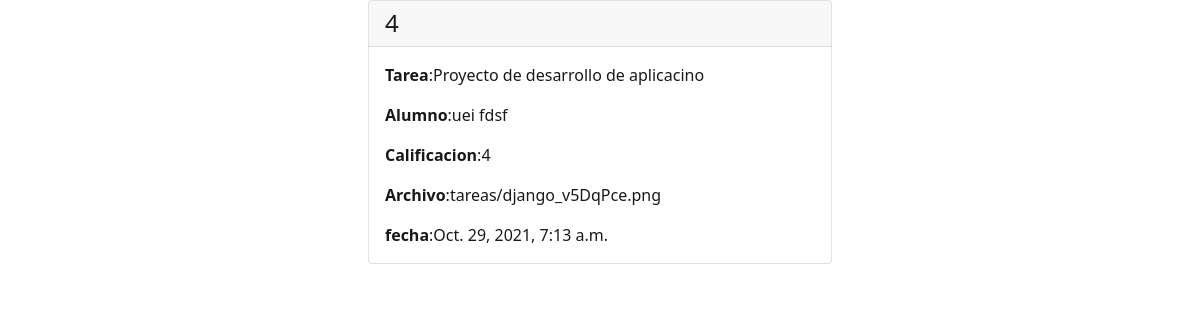
The app's page /detalle/4, older data.
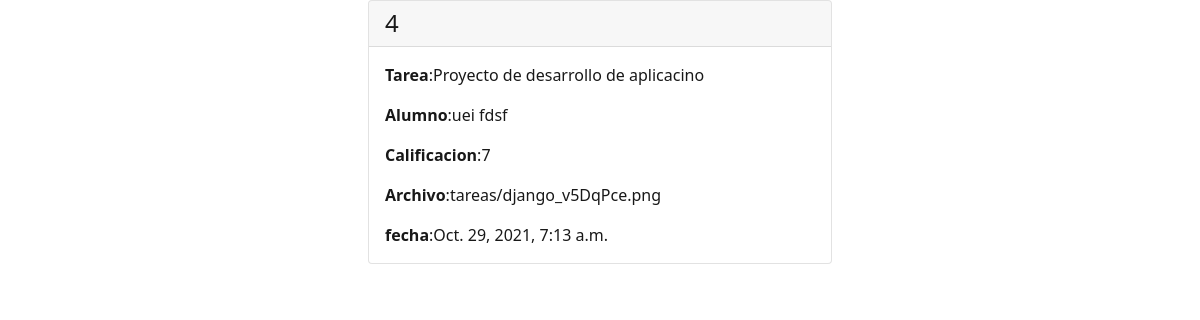
The same page, newer data.
### sistema_calificacion/models.py (models this page shows, shortened)
class EntregaTareas(models.Model):
    codigo_tarea = models.BigAutoField(primary_key=True)
    tarea = models.ForeignKey(Tareas, on_delete=models.CASCADE, default=1)
    alumno = models.ForeignKey(UserApp, on_delete=models.CASCADE, default=4)
    calificacion = models.IntegerField(default=0)
    archivo_asociado = models.FileField(upload_to='./tareas')
    fecha_de_subida = models.DateTimeField(null=True)

class Tareas(models.Model):
    id_tarea = models.BigAutoField(primary_key=True,null=False, blank=False)
    title = models.CharField(max_length=50, null=False, blank=True)
    description = models.CharField(max_length=500, null=False, blank=True)
    curso = models.ForeignKey(Curso, on_delete=models.CASCADE, default=0)
    valor = models.IntegerField(default=0)
    fecha_de_entrega = models.DateTimeField()
    def __str__(self):
        return self.title

class UserApp(models.Model):
    id_userApp = models.OneToOneField(User, on_delete=models.CASCADE)
    rol_teacher = models.ForeignKey(Roles, on_delete=models.CASCADE, default=4)
    parent_email = models.EmailField()
    def __str__(self):
        return f'{self.id_userApp.first_name} {self.id_userApp.last_name}'

### sistema_calificacion/views.py (the view)
# urls.py: path('detalle/<int:pk>',DetailViewEntrega.as_view(),name='detail'),
class DetailViewEntrega(DetailView):
    model = EntregaTareas
    template_name = 'detalle.html'

### sistema_calificacion/Templates/detalle.html (shortened to what this page needs)
{% extends "base.html" %}
{%block content%}
{% load static %}
<div class="card text-black mb-3 mx-auto" style="width: 29rem;opacity:0.9">
    <h4 class="card-header">
        {{object.codigo_tarea}}
    </h4>
     <div class="card-body">
         <p class="card-text"><b>Tarea</b>:{{object.tarea}} </p>
         <p class="card-text"><b>Alumno</b>:{{object.alumno}} </p>
         <p class="card-text"><b>Calificacion</b>:{{object.calificacion}} </p>
         <p class="card-text"><b>Archivo</b>:{{object.archivo_asociado}} </p>
         <p class="card-text"><b>fecha</b>:{{object.fecha_de_subida }} </p>
     </div>
</div>
{%endblock%}

### sistema_calificacion/Templates/base.html (shortened to what this page needs)
<!DOCTYPE html>
<html lang="en">
<head>
    {%include "imports.html"%}
</head>
<body>
{%block content%}
{%endblock%}
</body>
</html>

### sistema_calificacion/Templates/imports.html (shortened to what this page needs)
<link rel="stylesheet" href="https://cdn.jsdelivr.net/npm/bootstrap@5.1.3/dist/css/bootstrap.min.css">

Row changes from the older to the newer data that the page shows:
changed EntregaTareas "tareas/django_v5DqPce.png": calificacion "4" → "7"
